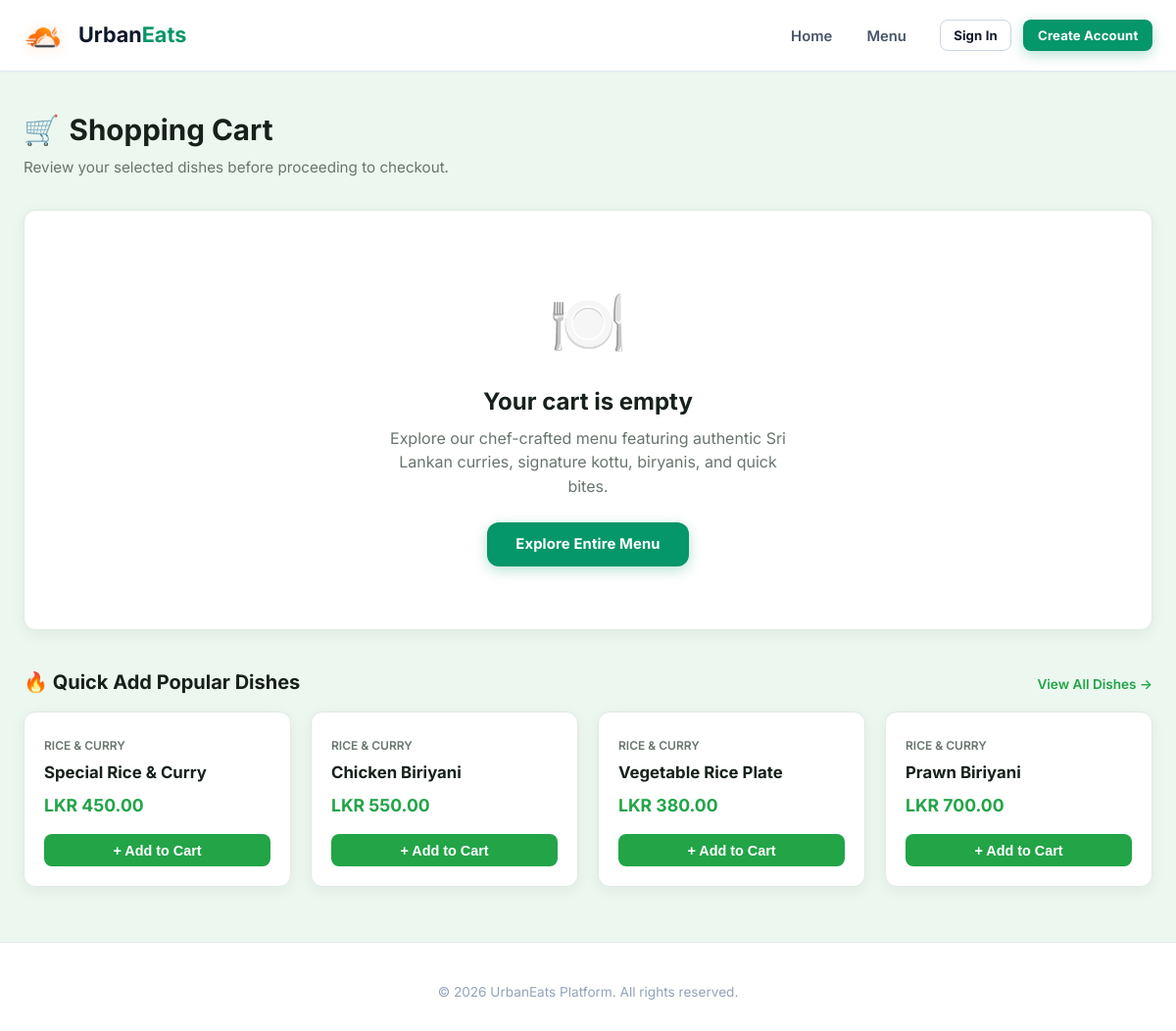
The page /public/orders/cart.php on the database as committed earlier.
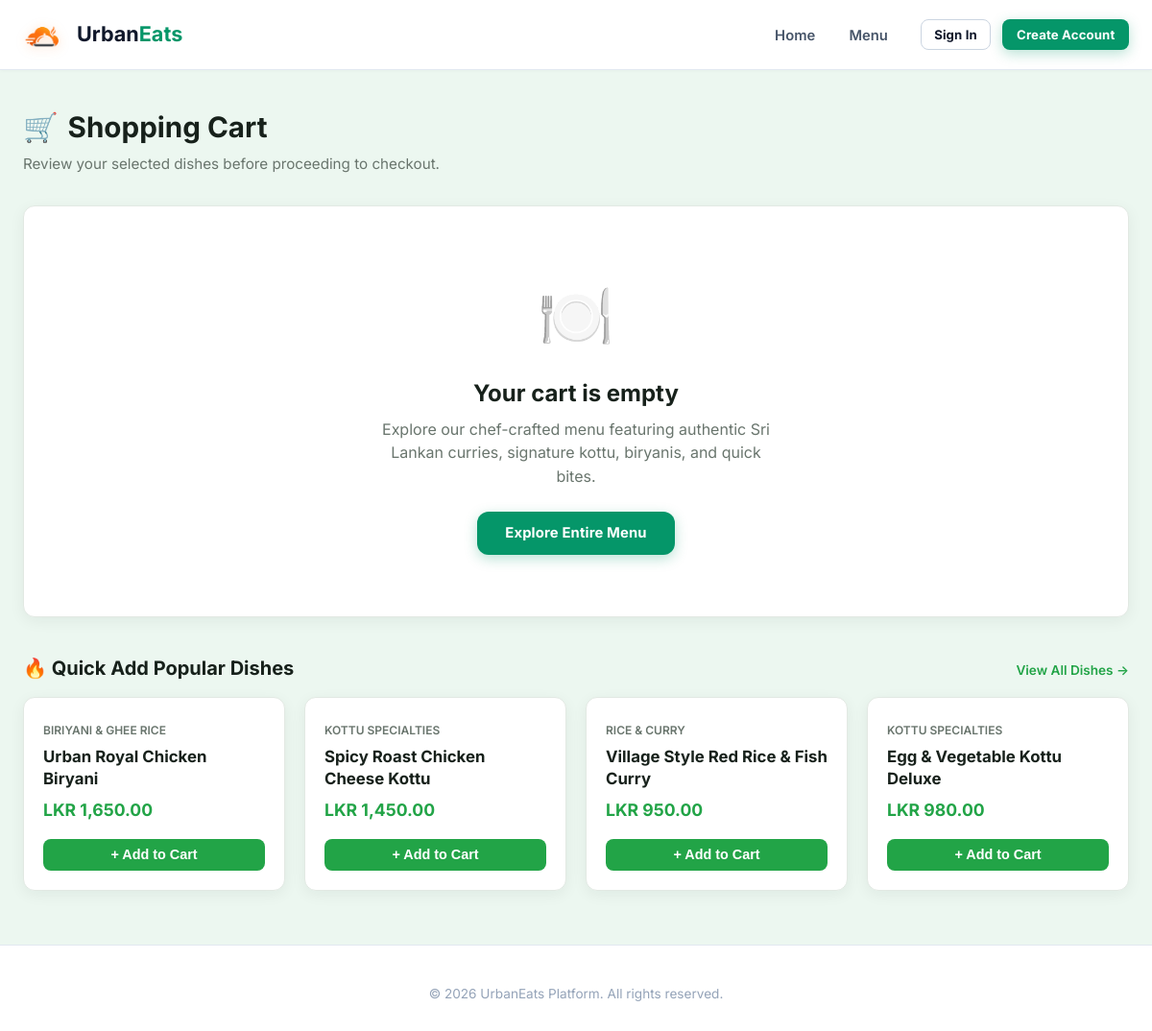
The same page on the database as committed later.
### tables this page shows
CREATE TABLE IF NOT EXISTS `dishes` (
    `dish_id`      INT UNSIGNED NOT NULL AUTO_INCREMENT PRIMARY KEY,
    `category_id`  INT UNSIGNED NOT NULL,
    `name`         VARCHAR(120) NOT NULL,
    `description`  TEXT         NULL,
    `price`        DECIMAL(10,2) NOT NULL,
    `image_path`   VARCHAR(255) NULL COMMENT 'Relative path: uploads/dishes/xxx.ext',
    `is_active`    TINYINT(1)   NOT NULL DEFAULT 1 COMMENT '1 = Active, 0 = Soft deleted',
    `created_at`   TIMESTAMP    NOT NULL DEFAULT CURRENT_TIMESTAMP,
    `updated_at`   TIMESTAMP    NOT NULL DEFAULT CURRENT_TIMESTAMP ON UPDATE CURRENT_TIMESTAMP,
    CONSTRAINT `fk_dishes_category`
        FOREIGN KEY (`category_id`) REFERENCES `categories` (`category_id`)
        ON UPDATE CASCADE ON DELETE RESTRICT,
    INDEX `idx_dishes_category_active` (`category_id`, `is_active`),
    INDEX `idx_dishes_price` (`price`),
    INDEX `idx_dishes_name` (`name`),
    INDEX `idx_dishes_active` (`is_active`)
);

CREATE TABLE IF NOT EXISTS `categories` (
    `category_id`   INT UNSIGNED NOT NULL AUTO_INCREMENT PRIMARY KEY,
    `name`          VARCHAR(80)  NOT NULL UNIQUE,
    `description`   VARCHAR(255) NULL,
    `display_order` TINYINT UNSIGNED NOT NULL DEFAULT 0,
    `is_active`     TINYINT(1)   NOT NULL DEFAULT 1 COMMENT '1 = Active, 0 = Inactive / Hidden',
    `created_at`    TIMESTAMP    NOT NULL DEFAULT CURRENT_TIMESTAMP,
    `updated_at`    TIMESTAMP    NOT NULL DEFAULT CURRENT_TIMESTAMP ON UPDATE CURRENT_TIMESTAMP,
    INDEX `idx_categories_active` (`is_active`),
    INDEX `idx_categories_order` (`display_order`, `name`)
);

### config/db.php (called while the page is built, shortened)
<?php
class Database
{
    private static ?array $config = null;
    public static function loadConfig(): array
    {
        if (self::$config !== null) {
            return self::$config;
        }
        $baseDir = dirname(__DIR__);
        $localConfig = $baseDir . '/config/config.local.php';
        $mainConfig  = $baseDir . '/config/config.php';
        $sampleConfig = $baseDir . '/config/config.sample.php';
        if (file_exists($localConfig)) {
            self::$config = require $localConfig;
        } elseif (file_exists($mainConfig)) {
            self::$config = require $mainConfig;
        } elseif (file_exists($sampleConfig)) {
            self::$config = require $sampleConfig;
        } else {
            throw new RuntimeException('No configuration file found in config directory.');
        }
        return self::$config;
    }
}

### includes/functions.php (called while the page is built, shortened)
<?php
function e(mixed $value): string
{
    return htmlspecialchars((string)($value ?? ''), ENT_QUOTES | ENT_SUBSTITUTE, 'UTF-8');
}
function base_url(string $path = ''): string
{
    static $cachedBase = null;
    if ($cachedBase === null) {
        if (class_exists('Database')) {
            try {
                $config = Database::loadConfig();
                if (!empty($config['app']['url'])) {
                    $cachedBase = rtrim($config['app']['url'], '/');
                }
            } catch (Throwable) {
            }
        }
    }
    $path = ltrim($path, '/');
    return $path === '' ? $cachedBase : "{$cachedBase}/{$path}";
}

### includes/auth.php (called while the page is built, shortened)
<?php
function is_logged_in(): bool
{
    return !empty($_SESSION['user_id']) && is_numeric($_SESSION['user_id']);
}

### includes/stock.php (called while the page is built, shortened)
<?php
require_once dirname(__DIR__) . '/config/db.php';
require_once __DIR__ . '/functions.php';
function format_lkr(float|int|string $price): string
{
    return 'LKR ' . number_format((float)$price, 2);
}

### public/orders/cart.php (the view, shortened to what this page needs)
<?php
$cartDetails = cart_get_details();
$items = $cartDetails['items'];
$pdo = get_db_connection();
$stmtPopular = $pdo->query(
    'SELECT d.dish_id, d.name, d.price, d.image_path, c.name AS category_name,
            COALESCE(i.qty_available, 0) AS qty_available
     FROM dishes d
     JOIN categories c ON d.category_id = c.category_id
     LEFT JOIN inventory i ON d.dish_id = i.dish_id
     WHERE d.is_active = 1 AND COALESCE(i.qty_available, 0) > 0
     ORDER BY d.dish_id ASC
     LIMIT 4'
);
$popularDishes = $stmtPopular->fetchAll();
$extraHead = '<link rel="stylesheet" href="' . base_url('css/component-c.css') . '">';
require_once dirname(__DIR__, 2) . '/includes/header.php';
?>
<div class="c-page-header">
    <div>
        <h1 class="c-page-title">
            <span>🛒</span> Shopping Cart
        </h1>
        <p class="c-page-subtitle">Review your selected dishes before proceeding to checkout.</p>
    </div>
</div>
<?php if (empty($items)): ?>
    <div class="c-card c-cart-empty-state">
        <div class="c-cart-empty-icon">🍽️</div>
        <h2 style="margin: 0 0 0.5rem 0; font-size: 1.5rem; color: var(--c-charcoal);">Your cart is empty</h2>
        <p style="color: var(--c-muted); max-width: 420px; margin: 0 auto 1.5rem auto;">
            Explore our chef-crafted menu featuring authentic Sri Lankan curries, signature kottu, biryanis, and quick bites.
        </p>
        <a href="<?= base_url('menu/index.php') ?>" class="btn btn-primary" style="padding: 0.75rem 1.75rem;">
            Explore Entire Menu
        </a>
    </div>
    <?php if (!empty($popularDishes)): ?>
        <div style="margin-top: 2.5rem;">
            <div style="display: flex; justify-content: space-between; align-items: baseline; margin-bottom: 1rem;">
                <h3 style="font-size: 1.25rem; font-weight: 700; color: var(--c-charcoal); margin: 0;">
                    🔥 Quick Add Popular Dishes
                </h3>
                <a href="<?= base_url('menu/index.php') ?>" style="font-size: 0.85rem; color: var(--c-primary); font-weight: 600; text-decoration: none;">
                    View All Dishes →
                </a>
            </div>
            <div style="display: grid; grid-template-columns: repeat(auto-fit, minmax(240px, 1fr)); gap: 1.25rem;">
                <?php foreach ($popularDishes as $pDish): ?>
                    <div class="c-card" style="margin-bottom: 0; padding: 1.25rem; display: flex; flex-direction: column; justify-content: space-between;">
                        <div>
                            <span style="font-size: 0.75rem; color: var(--c-muted); text-transform: uppercase; font-weight: 600;"><?= e($pDish['category_name']) ?></span>
                            <h4 style="margin: 0.35rem 0 0.5rem 0; font-size: 1.05rem; color: var(--c-charcoal);"><?= e($pDish['name']) ?></h4>
                            <div style="font-weight: 700; color: var(--c-primary); font-size: 1.1rem; margin-bottom: 1rem;">
                                <?= format_lkr($pDish['price']) ?>
                            </div>
                        </div>
                        <form action="<?= base_url('orders/cart.php') ?>" method="POST">
                            <button type="submit" class="c-btn-block c-btn-primary" style="padding: 0.55rem 1rem; font-size: 0.9rem;">
                                + Add to Cart
                            </button>
                        </form>
                    </div>
                <?php endforeach; ?>
            </div>
        </div>
    <?php endif; ?>
<?php endif; ?>
<?php require_once dirname(__DIR__, 2) . '/includes/footer.php'; ?>

### includes/header.php (shortened to what this page needs)
<?php
$currentUser = current_user();
$currentScript = $_SERVER['SCRIPT_NAME'] ?? '';
$isHome = str_ends_with($currentScript, 'index.php') && !str_contains($currentScript, '/admin/') && !str_contains($currentScript, '/menu/');
$isMenu = str_contains($currentScript, '/menu/index.php') || str_contains($currentScript, '/menu/detail.php');
$cartCount = 0;
?>
<!DOCTYPE html>
<html lang="en">
<head>
    <link rel="stylesheet" href="<?= base_url('css/style.css') ?>">
    <?php if (!empty($extraHead)) echo $extraHead; ?>
</head>
<body>
<header class="site-header">
    <div class="container header-inner">
        <a href="<?= base_url('index.php') ?>" class="brand" aria-label="UrbanEats Home">
            <img src="<?= base_url('images/logo.png') ?>" alt="UrbanEats Logo" class="brand-logo-img">
            <span>Urban<span class="brand-highlight">Eats</span></span>
        </a>
        <div class="header-right">
            <nav>
                <ul class="nav-links" id="mainNav">
                    <li><a href="<?= base_url('index.php') ?>" class="nav-link <?= $isHome ? 'active' : '' ?>">Home</a></li>
                    <li><a href="<?= base_url('menu/index.php') ?>" class="nav-link <?= $isMenu ? 'active' : '' ?>">Menu</a></li>
                </ul>
            </nav>
            <div class="nav-actions">
                <?php if (is_logged_in() && $currentUser): ?>
                    <a href="<?= base_url('orders/cart.php') ?>" class="nav-cart-btn" aria-label="Shopping Cart (<?= $cartCount ?> items)" title="View Shopping Cart">
                        <svg class="cart-icon-svg" width="20" height="20" viewBox="0 0 24 24" fill="none" stroke="currentColor" stroke-width="2" stroke-linecap="round" stroke-linejoin="round">
                            <circle cx="9" cy="21" r="1"></circle>
                            <circle cx="20" cy="21" r="1"></circle>
                            <path d="M1 1h4l2.68 13.39a2 2 0 0 0 2 1.61h9.72a2 2 0 0 0 2-1.61L23 6H6"></path>
                        </svg>
                        <?php if ($cartCount > 0): ?>
                            <span class="nav-cart-badge" id="navCartBadge"><?= $cartCount > 99 ? '99+' : $cartCount ?></span>
                        <?php endif; ?>
                    </a>
                    <div class="user-profile-menu">
                        <button type="button" class="user-badge-nav user-dropdown-btn" id="userMenuBtn" aria-haspopup="true" aria-expanded="false" title="Account settings">
                            <span class="user-name"><?= e(!empty($currentUser['full_name']) ? $currentUser['full_name'] : $currentUser['username']) ?></span>
                            <span class="dropdown-caret">▾</span>
                        </button>
                        <div class="user-dropdown-dropdown" id="userDropdownContent">
                            <div class="user-dropdown-header">
                                <span class="user-dropdown-fullname"><?= e($currentUser['full_name'] ?? $currentUser['username']) ?></span>
                                <span class="user-dropdown-email"><?= e($currentUser['email'] ?? '') ?></span>
                            </div>
                            <div class="dropdown-divider-nav"></div>
                            <a href="<?= base_url('orders/history.php') ?>" class="dropdown-link <?= str_contains($currentScript, 'orders/history.php') ? 'active' : '' ?>">
                                My Orders
                            </a>
                            <a href="<?= base_url('auth/profile.php') ?>" class="dropdown-link <?= str_contains($currentScript, 'auth/profile.php') ? 'active' : '' ?>">
                                My Profile
                            </a>
                            <a href="<?= base_url('auth/change-password.php') ?>" class="dropdown-link <?= str_contains($currentScript, 'auth/change-password.php') ? 'active' : '' ?>">
                                Security & Password
                            </a>
                            <div class="dropdown-divider-nav"></div>
                            <form action="<?= base_url('auth/logout.php') ?>" method="POST" class="user-dropdown-logout-form">
                                <?= csrf_field() ?>
                                <button type="submit" class="dropdown-link dropdown-link-danger">
                                    Sign Out
                                </button>
                            </form>
                        </div>
                    </div>
                <?php else: ?>
                    <a href="<?= base_url('auth/login.php') ?>" class="btn btn-outline btn-sm">Sign In</a>
                    <a href="<?= base_url('auth/register.php') ?>" class="btn btn-primary btn-sm">Create Account</a>
                <?php endif; ?>
            </div>
        </div>
    </div>
</header>
<main class="main-content">
    <div class="container">

### includes/footer.php (shortened to what this page needs)
</div>
</main>
<footer class="site-footer">
    <div class="container">
        <p class="footer-copy">
            &copy; <?= date('Y') ?> UrbanEats Platform. All rights reserved.
        </p>
    </div>
</footer>
</body>
</html>

### public/css/component-c.css (style rules this page uses)
:root { --c-primary: #22A447; --c-primary-dark: #167A35; --c-primary-light: #E8F5E9; --c-charcoal: #17211B; --c-surface: #FFFFFF; --c-background: #F7FAF7; --c-text: #202B24; --c-muted: #69756D; --c-border: #E2E9E3; --c-border-hover: #B8D1BE; --c-success: #16A34A; --c-warning: #D97706; --c-danger: #DC2626; --c-info: #2563EB; --c-radius: 12px; --c-radius-sm: 8px; --c-radius-lg: 16px; --c-shadow: 0 4px 16px rgba(23, 33, 27, 0.06); --c-shadow-hover: 0 8px 24px rgba(34, 164, 71, 0.12); --c-transition: all 0.2s cubic-bezier(0.4, 0, 0.2, 1); }
.c-page-header { margin-bottom: 2rem; display: flex; justify-content: space-between; align-items: flex-start; flex-wrap: wrap; gap: 1rem; }
.c-page-title { font-size: 1.85rem; font-weight: 700; color: var(--c-charcoal); margin: 0 0 0.35rem 0; display: flex; align-items: center; gap: 0.6rem; }
.c-page-subtitle { color: var(--c-muted); font-size: 0.95rem; margin: 0; }
.c-card { background: var(--c-surface); border: 1px solid var(--c-border); border-radius: var(--c-radius); box-shadow: var(--c-shadow); padding: 1.5rem; margin-bottom: 1.5rem; transition: var(--c-transition); }
.c-cart-empty-state { text-align: center; padding: 4rem 1.5rem; }
.c-cart-empty-icon { font-size: 4rem; color: var(--c-muted); margin-bottom: 1rem; }
.c-btn-block { display: block; width: 100%; text-align: center; padding: 0.85rem 1.25rem; font-size: 1.05rem; font-weight: 600; border-radius: var(--c-radius-sm); text-decoration: none; cursor: pointer; border: none; transition: var(--c-transition); }
.c-btn-primary { background: var(--c-primary); color: #FFF; }

Rows that differ between the two databases and show on the page:
changed dishes: category.name "RICE & CURRY" → "BIRIYANI & GHEE RICE"; name "Special Rice & Curry" → "Urban Royal Chicken Biryani"; price "LKR 450.00" → "LKR 1,650.00"
changed dishes: category.name "RICE & CURRY" → "KOTTU SPECIALTIES"; name "Chicken Biriyani" → "Spicy Roast Chicken Cheese Kottu"; price "LKR 550.00" → "LKR 1,450.00"
changed dishes "RICE & CURRY": name "Vegetable Rice Plate" → "Village Style Red Rice & Fish Curry"; price "LKR 380.00" → "LKR 950.00"
changed dishes: category.name "RICE & CURRY" → "KOTTU SPECIALTIES"; name "Prawn Biriyani" → "Egg & Vegetable Kottu Deluxe"; price "LKR 700.00" → "LKR 980.00"
